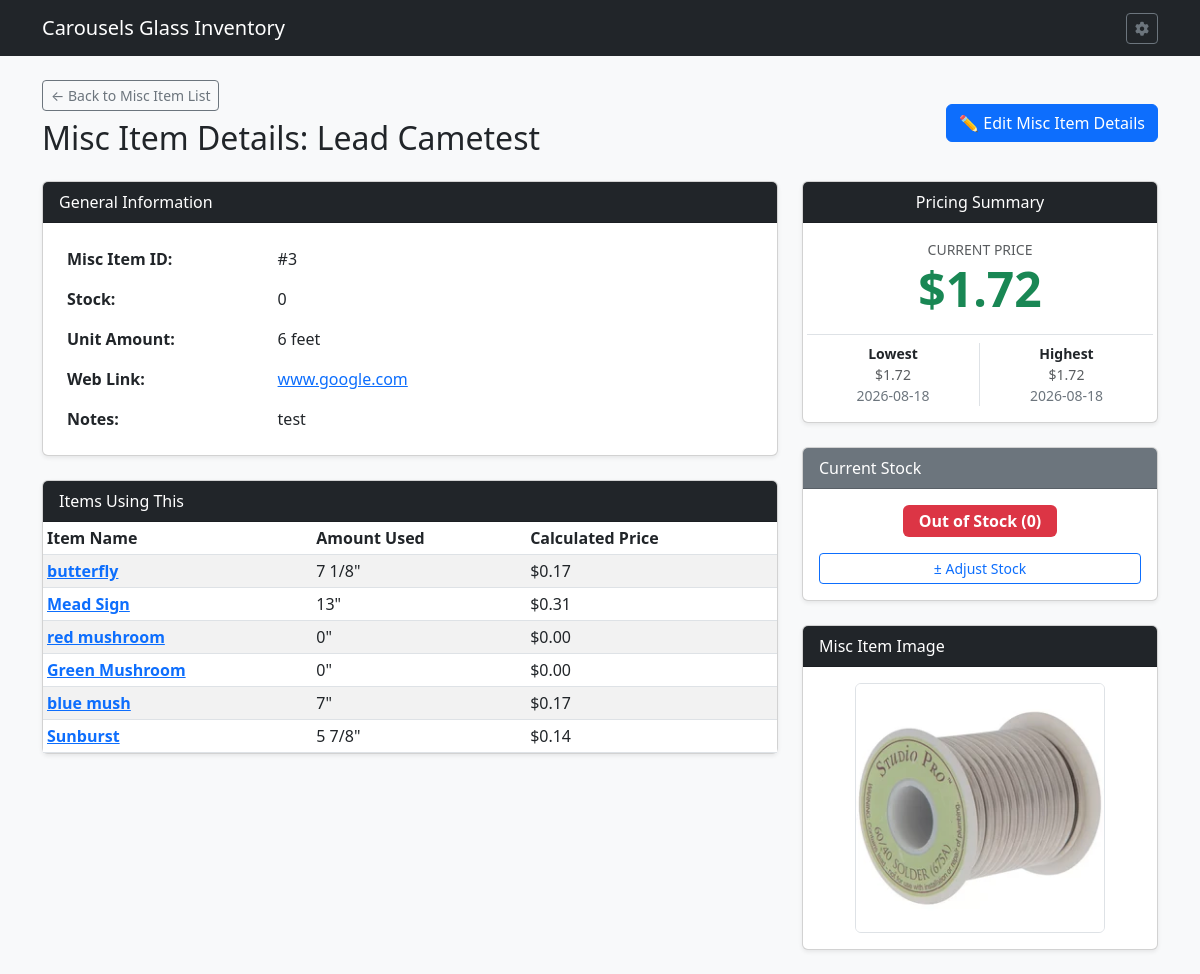
The page /misc_item/3 on the database as committed earlier.
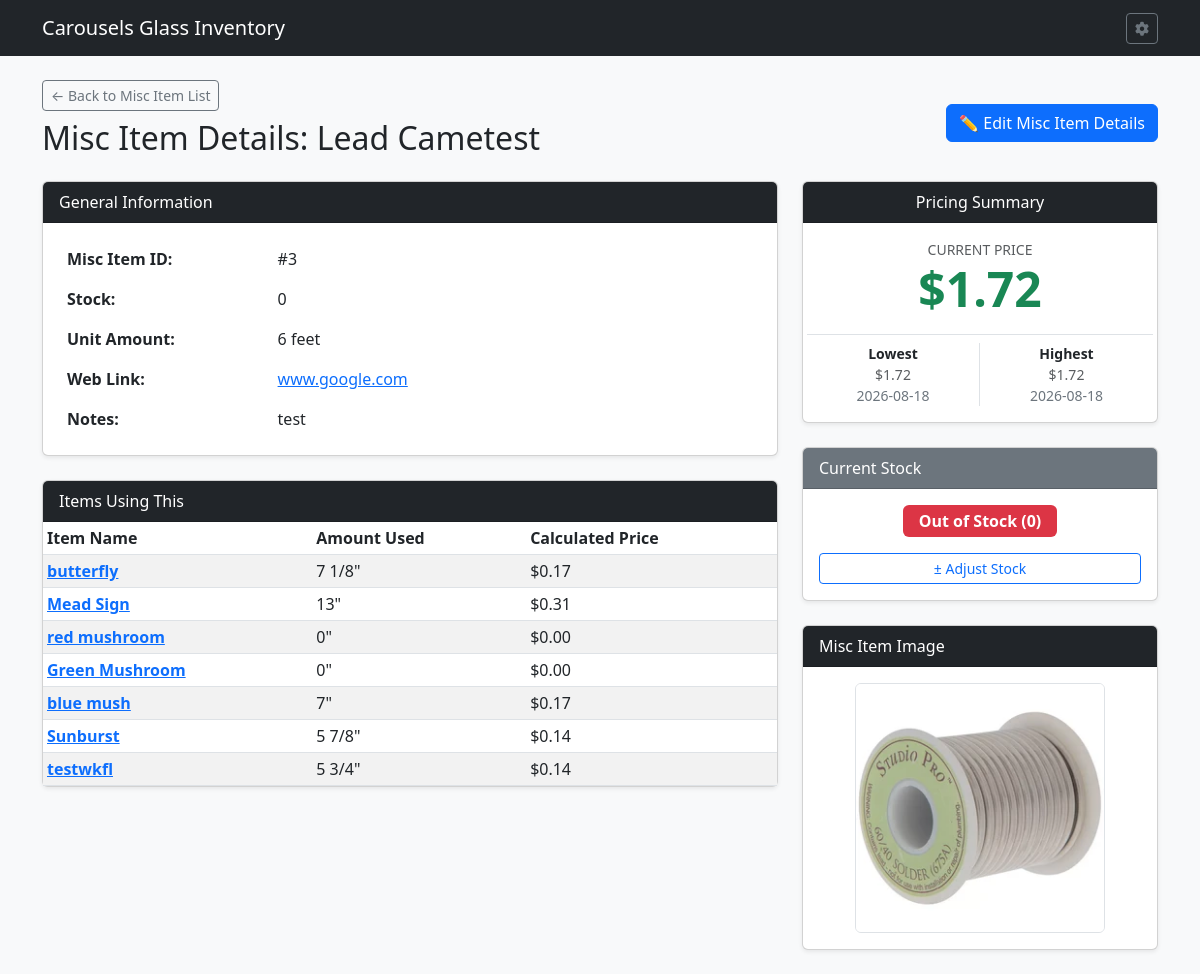
The same page on the database as committed later.
### tables this page shows
CREATE TABLE ITM (

    ITEMID INTEGER PRIMARY KEY AUTOINCREMENT,	--Item ID
    ITMNAME TEXT,				--Item Name
    ITMIMG TEXT,				--Item Image
    ONEOFF INTEGER,				--One off Item
    VARIAT INTEGER,				--Is Variation Boolean
    ITMGRP TEXT,				--Item Group
    CURRENT INTEGER,				--Currently Being Sold Bool
    ITMPTRN TEXT,				--Item Pattern Image
    ITMSVG TEXT,				--Item SVG
    ITMNOTE TEXT,				--Item Notes
    ITMLEN TEXT,				--Item Length
    ITMWID TEXT,				--Item Width
    IMISLDR INTEGER,				--Item Solder IMI ID
    IMICAME INTEGER,				--Item CAME IMI ID
    IMIFOIL INTEGER,				--Item Foil IMI ID
    IMICHAIN INTEGER,				--Item Chain IMI ID
    IMIRING INTEGER,				--Item Ring IMI ID
    IMIWIRE INTEGER,				--Item Wire IMI ID
    PARENT INTEGER,				--Parent Item ID
    PATINA TEXT,				--Patina Type
    ISACTIVE INTEGER,				--Is Active Item

    FOREIGN KEY (ITMGRP) REFERENCES IGP(ITMGRP) ON DELETE SET NULL ON UPDATE CASCADE,
    FOREIGN KEY (IMISLDR) REFERENCES IMI(IMIID) ON DELETE SET NULL ON UPDATE CASCADE,
    FOREIGN KEY (IMICAME) REFERENCES IMI(IMIID) ON DELETE SET NULL ON UPDATE CASCADE,
    FOREIGN KEY (IMIFOIL) REFERENCES IMI(IMIID) ON DELETE SET NULL ON UPDATE CASCADE,
    FOREIGN KEY (IMICHAIN) REFERENCES IMI(IMIID) ON DELETE SET NULL ON UPDATE CASCADE,
    FOREIGN KEY (IMIRING) REFERENCES IMI(IMIID) ON DELETE SET NULL ON UPDATE CASCADE,
    FOREIGN KEY (IMIWIRE) REFERENCES IMI(IMIID) ON DELETE SET NULL ON UPDATE CASCADE,
    FOREIGN KEY (PATINA) REFERENCES PATINA(PATINA) ON DELETE SET NULL ON UPDATE CASCADE
);

### routes/misc_routes.py (the view, shortened to what this page needs)
@misc_bp.route('/misc_item/<int:misc_id>', methods=['GET', 'POST'])
def misc_detail(misc_id):
    db = get_db_from_app()
    misc = db.execute('''

        SELECT m.*, u.UNTTYPE, u.CFACTOR,

               COALESCE((

                   SELECT i.MSISTOCK

                   FROM MSIINV i

                   WHERE i.MSIID = m.MSIID

                   ORDER BY i.TS DESC, i.MSITRNID DESC

                   LIMIT 1

               ), 0) AS CURRENT_STOCK

        FROM MSI m

        LEFT JOIN UNTS u ON m.UNTTYPE = u.UNTTYPE

        WHERE m.MSIID = ?

    ''', (misc_id,)).fetchone()
    if not misc:
        flash('Misc Item record not found.', 'danger')
        return redirect(url_for('misc_bp.list_misc'))
    raw_items = db.execute('''

        SELECT m.*, i.IMIAMT, t.ITMNAME, t.ITEMID

        FROM MSI m

        LEFT JOIN UNTS u ON m.UNTTYPE = u.UNTTYPE

        LEFT JOIN IMI i on m.MSIID = i.MSIID

        LEFT JOIN ITM t ON i.ITEMID = t.ITEMID

        WHERE m.MSIID = ?

    ''', (misc_id,)).fetchall()
    current_price = db.execute(
        """

          SELECT MSIPRICE AS PRICE FROM MSP

          WHERE MSIID = ? AND (ENDDATE IS NULL OR ENDDATE >= DATE('now'))

          ORDER BY STDATE DESC LIMIT 1

        """,
        (misc_id,),
    ).fetchone()
    lowest_price = db.execute(
        """

          SELECT MSIPRICE AS PRICE, STDATE AS START_DATE, ENDDATE AS END_DATE FROM MSP

          WHERE MSIID = ?

          ORDER BY MSIPRICE ASC LIMIT 1

        """,
        (misc_id,),
    ).fetchone()
    highest_price = db.execute(
        """

          SELECT MSIPRICE AS PRICE, STDATE AS START_DATE, ENDDATE AS END_DATE FROM MSP

          WHERE MSIID = ?

          ORDER BY MSIPRICE DESC LIMIT 1

        """,
        (misc_id,),
    ).fetchone()
    unit_price = float(current_price['PRICE']) if current_price and current_price['PRICE'] else 0.0
    cfactor = float(misc['CFACTOR']) if misc['CFACTOR'] and float(misc['CFACTOR']) > 0 else 1.0
    msiunit = float(misc['MSIUNIT']) if misc['MSIUNIT'] is not None and float(misc['MSIUNIT']) > 0 else 1.0
    divisor = cfactor * msiunit
    items = []
    for row in raw_items:
        if row['ITEMID'] is None:
            continue
        item = dict(row)
        raw_amt = float(item['IMIAMT']) if item['IMIAMT'] is not None else 0.0
        if misc['MSITYPE'] == 'Solder':
            came_row = db.execute('''

                SELECT i.IMIAMT

                FROM IMI i

                JOIN MSI m ON i.MSIID = m.MSIID

                WHERE i.ITEMID = ? AND m.MSITYPE = 'Came'

            ''', (item['ITEMID'],)).fetchone()
            raw_came = float(came_row['IMIAMT']) if came_row and came_row['IMIAMT'] is not None else 0.0
            calc_amt = (raw_amt * 0.3776 * 2) + (raw_came * 0.1652 * 2)
        elif misc['MSITYPE'] == 'Came':
            calc_amt = raw_amt * 0.1652 * 2
        else:
            calc_amt = raw_amt
        item['CALC_AMT'] = calc_amt
        if divisor > 0 and unit_price > 0:
            item['CALC_PRICE'] = calc_amt * (unit_price / divisor)
        else:
            item['CALC_PRICE'] = 0.0
        items.append(item)
    return render_template(
        'misc_detail.html', misc=misc, items=items, current_price=current_price, lowest_price=lowest_price,
        highest_price=highest_price, today_date=date.today().isoformat()
    )

### app.py (called while the page is built)
def get_db():
    conn = sqlite3.connect(DATABASE)
    conn.row_factory = sqlite3.Row
    conn.execute("PRAGMA foreign_keys = ON;")
    return conn

### routes/misc_routes.py (called while the page is built)
@misc_bp.context_processor
def inject_utils():
    return dict(format_fractional_inches=format_fractional_inches)

def get_db_from_app():
    from __main__ import get_db
    return get_db()

### utils.py (called while the page is built)
def format_fractional_inches(value):
    if value is None:
        return '—'
    try:
        val = float(value)
    except (ValueError, TypeError):
        return '—'
    whole = int(val)
    remainder = val - whole
    eighths = round(remainder * 8)
    if eighths == 8:
        whole += 1
        eighths = 0
    fractions = {
        0: '',
        1: '1/8',
        2: '1/4',
        3: '3/8',
        4: '1/2',
        5: '5/8',
        6: '3/4',
        7: '7/8'
    }
    frac_str = fractions.get(eighths, '')
    if whole == 0 and frac_str == '':
        return '0"'
    elif whole == 0:
        return f'{frac_str}"'
    elif frac_str == '':
        return f'{whole}"'
    else:
        return f'{whole} {frac_str}"'

### templates/misc_detail.html (shortened to what the changed rows need)
{% extends 'base.html' %}
{% block content %}
<div class="d-flex justify-content-between align-items-center mb-3">
    <div>
        <h2>Misc Item Details: {{ misc.MSINAME }}</h2>
    </div>
</div>
<div class="row">
    <div class="col-md-8">
        <div class="card shadow-sm mb-4">
            <div class="card-body">
                <table class="table table-borderless mb-0">
                    <tbody>
                        <tr>
                            <th style="width: 30%;">Misc Item ID:</th>
                        </tr>
                        <tr>
                            <th>Stock:</th>
                        </tr>
                        <tr>
                            <th>Unit Amount:</th>
                        </tr>
                        <tr>
                            <th>Web Link:</th>
                        </tr>
                        <tr>
                            <th>Notes:</th>
                        </tr>
                    </tbody>
                </table>
            </div>
        </div>
        <div class="card shadow-sm">
            <div class="card-body p-0">
                <table class="table table-sm table-striped mb-0">
                    <thead>
                        <tr>
                            <th>Item Name</th>
                            <th>Amount Used</th>
                            <th>Calculated Price</th>
                        </tr>
                    </thead>
                    <tbody>
                        {% if items %}
                            {% for i in items %}
                            <tr>
                                <td>
                                    <a href="{{ url_for('item_detail', item_id=i.ITEMID) }}">
                                        <strong>{{ i.ITMNAME }}</strong>
                                    </a>
                                </td>
                                <td>
                                    {% if unit_label | trim == 'in' %}
                                        {{ format_fractional_inches(i.CALC_AMT) }}
                                    {% else %}
                                        {{ "%.2f"|format(i.CALC_AMT) }} {{ unit_label | trim }}
                                    {% endif %}
                                </td>
                                <td>
                                    ${{ "%.2f"|format(i.CALC_PRICE) }}
                                </td>
                            </tr>
                            {% endfor %}
                        {% else %}
                        <tr>
                            <td colspan="3" class="text-center py-3 text-muted">No item patterns currently reference this misc item.</td>
                        </tr>
                        {% endif %}
                    </tbody>
                </table>
            </div>
        </div>
    </div>
    <div class="col-md-4">
        <div class="card shadow-sm mb-4 text-center">
            <div class="card-body">
                <div class="mb-3">
                    <h2 class="display-5 fw-bold text-success mb-0">
                        ${% if current_price %}{{ "%.2f"|format(current_price.PRICE) }}{% else %}0.00{% endif %}
                    </h2>
                </div>
            </div>
        </div>
                {% set stock = misc.CURRENT_STOCK if misc.CURRENT_STOCK is not none else 0 %}
    </div>
</div>
{% endblock %}

Rows that differ between the two databases and show on the page:
added ITM: ITMNAME "testwkfl", CALC_AMT "5 3/4\"", CALC_PRICE "0.14"
